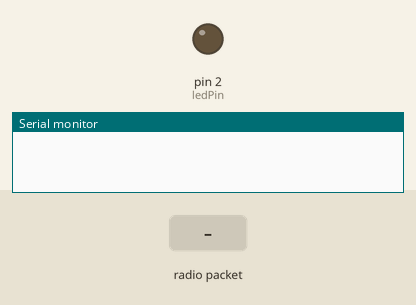
This sketch was run on a simulated Arduino Uno, built with avr-gcc and run on an emulated ATmega328P. On the bench: output pins drawn as LEDs (lit = HIGH), the last lines printed to the serial monitor. The inputs (shaded band) are chosen by the test bench. No radio packets arrive unless stated.

Above: at 1.2 s.
1.3 s: radio packet "1" arrives
At 2.2 s:
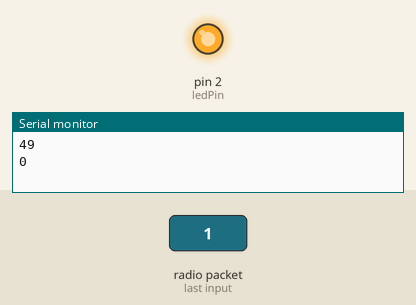
Timing chart, 0 to 4.3 s (numbered marks = the images above; inputs shaded):
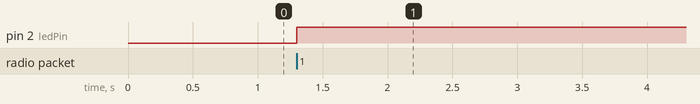

Measured:
- after the input at 1.3 s, pin 2 (ledPin): LOW → HIGH at once

The sketch:

nRF24_recieve_struct.ino
```cpp
#include <nRF24L01.h>
#include <printf.h>
#include <RF24.h>
#include <RF24_config.h>

#define ledPin 2

RF24 radio(9,10);
const byte address[6]="01100";

struct package
{
  int id = 0;
  int dirr = 0; //if 1, move forward
  //if 2, move backward
  //if 0, stay stationary
  char  text[10] = "";
};

typedef struct package Package;
Package dataIn;

void setup() {
  pinMode(ledPin,OUTPUT);
  Serial.begin(9600);

  radio.begin();
  radio.setPALevel(RF24_PA_MAX);

  radio.openReadingPipe(0,address);
  radio.startListening();
}

void loop() {
  if(radio.available()){

    radio.read(&dataIn,sizeof(dataIn));
    Serial.println(dataIn.id);
    Serial.println(dataIn.dirr);
    Serial.println(dataIn.text);
    digitalWrite(ledPin,dataIn.id);
    }

}
```
